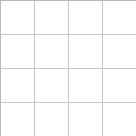
<?xml version="1.0" encoding="UTF-8"?>
<ui version="4.0">
 <class>emoji</class>
 <widget class="QWidget" name="emoji">
  <property name="geometry">
   <rect>
    <x>0</x>
    <y>0</y>
    <width>136</width>
    <height>136</height>
   </rect>
  </property>
  <property name="windowTitle">
   <string>Form</string>
  </property>
  <widget class="QTableWidget" name="tableWidget">
   <property name="geometry">
    <rect>
     <x>0</x>
     <y>0</y>
     <width>161</width>
     <height>141</height>
    </rect>
   </property>
   <property name="rowCount">
    <number>4</number>
   </property>
   <property name="columnCount">
    <number>4</number>
   </property>
   <attribute name="horizontalHeaderVisible">
    <bool>false</bool>
   </attribute>
   <attribute name="horizontalHeaderMinimumSectionSize">
    <number>25</number>
   </attribute>
   <attribute name="horizontalHeaderDefaultSectionSize">
    <number>34</number>
   </attribute>
   <attribute name="horizontalHeaderStretchLastSection">
    <bool>true</bool>
   </attribute>
   <attribute name="verticalHeaderVisible">
    <bool>false</bool>
   </attribute>
   <attribute name="verticalHeaderCascadingSectionResizes">
    <bool>false</bool>
   </attribute>
   <attribute name="verticalHeaderMinimumSectionSize">
    <number>25</number>
   </attribute>
   <attribute name="verticalHeaderDefaultSectionSize">
    <number>34</number>
   </attribute>
   <row/>
   <row/>
   <row/>
   <row/>
   <column/>
   <column/>
   <column/>
   <column/>
  </widget>
 </widget>
 <resources/>
 <connections/>
</ui>
